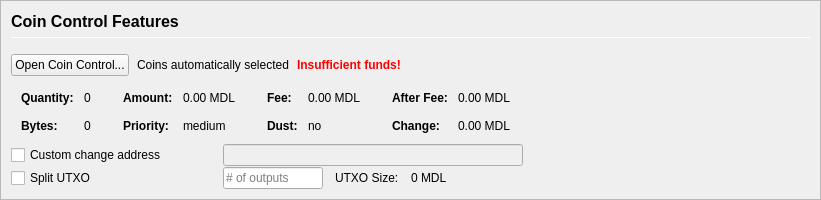
         <widget class="QFrame" name="frameCoinControl">
          <property name="sizePolicy">
           <sizepolicy hsizetype="Expanding" vsizetype="Expanding">
            <horstretch>0</horstretch>
            <verstretch>0</verstretch>
           </sizepolicy>
          </property>
          <property name="maximumSize">
           <size>
            <width>16777215</width>
            <height>16777215</height>
           </size>
          </property>
          <property name="frameShape">
           <enum>QFrame::StyledPanel</enum>
          </property>
          <property name="frameShadow">
           <enum>QFrame::Sunken</enum>
          </property>
          <layout class="QVBoxLayout" name="verticalLayoutCoinControl2">
           <property name="spacing">
            <number>0</number>
           </property>
           <property name="margin">
            <number>0</number>
           </property>
           <item>
            <widget class="QFrame" name="frameCoinControl_BG">
             <layout class="QVBoxLayout" name="verticalLayoutCoinControl" stretch="0,0,0,0,0,0">
              <property name="spacing">
               <number>1</number>
              </property>
              <property name="leftMargin">
               <number>10</number>
              </property>
              <property name="topMargin">
               <number>10</number>
              </property>
              <item>
               <layout class="QHBoxLayout" name="horizontalLayoutCoinControl1">
                <property name="bottomMargin">
                 <number>15</number>
                </property>
                <item>
                 <layout class="QVBoxLayout" name="verticalLayout_3">
                  <property name="spacing">
                   <number>6</number>
                  </property>
                  <item>
                   <widget class="QLabel" name="labelCoinControlFeatures">
                    <property name="sizePolicy">
                     <sizepolicy hsizetype="Preferred" vsizetype="Maximum">
                      <horstretch>0</horstretch>
                      <verstretch>0</verstretch>
                     </sizepolicy>
                    </property>
                    <property name="minimumSize">
                     <size>
                      <width>0</width>
                      <height>20</height>
                     </size>
                    </property>
                    <property name="font">
                     <font>
                      <pointsize>12</pointsize>
                      <weight>75</weight>
                      <bold>true</bold>
                     </font>
                    </property>
                    <property name="styleSheet">
                     <string notr="true">font-weight:bold;</string>
                    </property>
                    <property name="text">
                     <string>Coin Control Features</string>
                    </property>
                   </widget>
                  </item>
                  <item>
                   <widget class="Line" name="line">
                    <property name="minimumSize">
                     <size>
                      <width>0</width>
                      <height>1</height>
                     </size>
                    </property>
                    <property name="maximumSize">
                     <size>
                      <width>16777215</width>
                      <height>1</height>
                     </size>
                    </property>
                    <property name="orientation">
                     <enum>Qt::Horizontal</enum>
                    </property>
                   </widget>
                  </item>
                 </layout>
                </item>
               </layout>
              </item>
              <item>
               <layout class="QHBoxLayout" name="horizontalLayoutCoinControl2" stretch="0,0,0,0">
                <property name="spacing">
                 <number>8</number>
                </property>
                <property name="bottomMargin">
                 <number>10</number>
                </property>
                <item>
                 <widget class="QPushButton" name="pushButtonCoinControl">
                  <property name="styleSheet">
                   <string notr="true"/>
                  </property>
                  <property name="text">
                   <string>Open Coin Control...</string>
                  </property>
                  <property name="autoDefault">
                   <bool>false</bool>
                  </property>
                 </widget>
                </item>
                <item>
                 <widget class="QLabel" name="labelCoinControlAutomaticallySelected">
                  <property name="text">
                   <string>Coins automatically selected</string>
                  </property>
                  <property name="margin">
                   <number>5</number>
                  </property>
                 </widget>
                </item>
                <item>
                 <widget class="QLabel" name="labelCoinControlInsuffFunds">
                  <property name="font">
                   <font>
                    <weight>75</weight>
                    <bold>true</bold>
                   </font>
                  </property>
                  <property name="styleSheet">
                   <string notr="true">color:red;font-weight:bold;</string>
                  </property>
                  <property name="text">
                   <string>Insufficient funds!</string>
                  </property>
                  <property name="margin">
                   <number>5</number>
                  </property>
                 </widget>
                </item>
                <item>
                 <spacer name="horizontalSpacerCoinControl">
                  <property name="orientation">
                   <enum>Qt::Horizontal</enum>
                  </property>
                  <property name="sizeHint" stdset="0">
                   <size>
                    <width>40</width>
                    <height>1</height>
                   </size>
                  </property>
                 </spacer>
                </item>
               </layout>
              </item>
              <item>
               <widget class="QWidget" name="widgetCoinControl" native="true">
                <property name="sizePolicy">
                 <sizepolicy hsizetype="Preferred" vsizetype="Preferred">
                  <horstretch>0</horstretch>
                  <verstretch>0</verstretch>
                 </sizepolicy>
                </property>
                <property name="minimumSize">
                 <size>
                  <width>0</width>
                  <height>0</height>
                 </size>
                </property>
                <property name="styleSheet">
                 <string notr="true"/>
                </property>
                <layout class="QHBoxLayout" name="horizontalLayoutCoinControl5">
                 <property name="margin">
                  <number>0</number>
                 </property>
                 <item>
                  <layout class="QHBoxLayout" name="horizontalLayoutCoinControl3" stretch="0,0,0,1">
                   <property name="spacing">
                    <number>20</number>
                   </property>
                   <property name="topMargin">
                    <number>0</number>
                   </property>
                   <property name="bottomMargin">
                    <number>10</number>
                   </property>
                   <item>
                    <layout class="QFormLayout" name="formLayoutCoinControl1">
                     <property name="horizontalSpacing">
                      <number>10</number>
                     </property>
                     <property name="verticalSpacing">
                      <number>14</number>
                     </property>
                     <property name="leftMargin">
                      <number>10</number>
                     </property>
                     <property name="topMargin">
                      <number>4</number>
                     </property>
                     <property name="rightMargin">
                      <number>6</number>
                     </property>
                     <item row="0" column="0">
                      <widget class="QLabel" name="labelCoinControlQuantityText">
                       <property name="font">
                        <font>
                         <weight>75</weight>
                         <bold>true</bold>
                        </font>
                       </property>
                       <property name="text">
                        <string>Quantity:</string>
                       </property>
                       <property name="margin">
                        <number>0</number>
                       </property>
                      </widget>
                     </item>
                     <item row="0" column="1">
                      <widget class="QLabel" name="labelCoinControlQuantity">
                       <property name="cursor">
                        <cursorShape>IBeamCursor</cursorShape>
                       </property>
                       <property name="contextMenuPolicy">
                        <enum>Qt::ActionsContextMenu</enum>
                       </property>
                       <property name="text">
                        <string notr="true">0</string>
                       </property>
                       <property name="margin">
                        <number>0</number>
                       </property>
                       <property name="textInteractionFlags">
                        <set>Qt::LinksAccessibleByMouse|Qt::TextSelectableByKeyboard|Qt::TextSelectableByMouse</set>
                       </property>
                      </widget>
                     </item>
                     <item row="1" column="0">
                      <widget class="QLabel" name="labelCoinControlBytesText">
                       <property name="font">
                        <font>
                         <weight>75</weight>
                         <bold>true</bold>
                        </font>
                       </property>
                       <property name="text">
                        <string>Bytes:</string>
                       </property>
                      </widget>
                     </item>
                     <item row="1" column="1">
                      <widget class="QLabel" name="labelCoinControlBytes">
                       <property name="cursor">
                        <cursorShape>IBeamCursor</cursorShape>
                       </property>
                       <property name="contextMenuPolicy">
                        <enum>Qt::ActionsContextMenu</enum>
                       </property>
                       <property name="text">
                        <string notr="true">0</string>
                       </property>
                       <property name="textInteractionFlags">
                        <set>Qt::LinksAccessibleByMouse|Qt::TextSelectableByKeyboard|Qt::TextSelectableByMouse</set>
                       </property>
                      </widget>
                     </item>
                    </layout>
                   </item>
                   <item>
                    <layout class="QFormLayout" name="formLayoutCoinControl2">
                     <property name="horizontalSpacing">
                      <number>10</number>
                     </property>
                     <property name="verticalSpacing">
                      <number>14</number>
                     </property>
                     <property name="leftMargin">
                      <number>6</number>
                     </property>
                     <property name="topMargin">
                      <number>4</number>
                     </property>
                     <property name="rightMargin">
                      <number>6</number>
                     </property>
                     <item row="0" column="0">
                      <widget class="QLabel" name="labelCoinControlAmountText">
                       <property name="font">
                        <font>
                         <weight>75</weight>
                         <bold>true</bold>
                        </font>
                       </property>
                       <property name="text">
                        <string>Amount:</string>
                       </property>
                       <property name="margin">
                        <number>0</number>
                       </property>
                      </widget>
                     </item>
                     <item row="0" column="1">
                      <widget class="QLabel" name="labelCoinControlAmount">
                       <property name="cursor">
                        <cursorShape>IBeamCursor</cursorShape>
                       </property>
                       <property name="contextMenuPolicy">
                        <enum>Qt::ActionsContextMenu</enum>
                       </property>
                       <property name="text">
                        <string notr="true">0.00 MDL</string>
                       </property>
                       <property name="textInteractionFlags">
                        <set>Qt::LinksAccessibleByMouse|Qt::TextSelectableByKeyboard|Qt::TextSelectableByMouse</set>
                       </property>
                      </widget>
                     </item>
                     <item row="1" column="0">
                      <widget class="QLabel" name="labelCoinControlPriorityText">
                       <property name="font">
                        <font>
                         <weight>75</weight>
                         <bold>true</bold>
                        </font>
                       </property>
                       <property name="text">
                        <string>Priority:</string>
                       </property>
                      </widget>
                     </item>
                     <item row="1" column="1">
                      <widget class="QLabel" name="labelCoinControlPriority">
                       <property name="cursor">
                        <cursorShape>IBeamCursor</cursorShape>
                       </property>
                       <property name="contextMenuPolicy">
                        <enum>Qt::ActionsContextMenu</enum>
                       </property>
                       <property name="text">
                        <string>medium</string>
                       </property>
                       <property name="textInteractionFlags">
                        <set>Qt::LinksAccessibleByMouse|Qt::TextSelectableByKeyboard|Qt::TextSelectableByMouse</set>
                       </property>
                      </widget>
                     </item>
                    </layout>
                   </item>
                   <item>
                    <layout class="QFormLayout" name="formLayoutCoinControl3">
                     <property name="horizontalSpacing">
                      <number>10</number>
                     </property>
                     <property name="verticalSpacing">
                      <number>14</number>
                     </property>
                     <property name="leftMargin">
                      <number>6</number>
                     </property>
                     <property name="topMargin">
                      <number>4</number>
                     </property>
                     <property name="rightMargin">
                      <number>6</number>
                     </property>
                     <item row="0" column="0">
                      <widget class="QLabel" name="labelCoinControlFeeText">
                       <property name="font">
                        <font>
                         <weight>75</weight>
                         <bold>true</bold>
                        </font>
                       </property>
                       <property name="text">
                        <string>Fee:</string>
                       </property>
                       <property name="margin">
                        <number>0</number>
                       </property>
                      </widget>
                     </item>
                     <item row="0" column="1">
                      <widget class="QLabel" name="labelCoinControlFee">
                       <property name="cursor">
                        <cursorShape>IBeamCursor</cursorShape>
                       </property>
                       <property name="contextMenuPolicy">
                        <enum>Qt::ActionsContextMenu</enum>
                       </property>
                       <property name="text">
                        <string notr="true">0.00 MDL</string>
                       </property>
                       <property name="textInteractionFlags">
                        <set>Qt::LinksAccessibleByMouse|Qt::TextSelectableByKeyboard|Qt::TextSelectableByMouse</set>
                       </property>
                      </widget>
                     </item>
                     <item row="1" column="0">
                      <widget class="QLabel" name="labelCoinControlLowOutputText">
                       <property name="font">
                        <font>
                         <weight>75</weight>
                         <bold>true</bold>
                        </font>
                       </property>
                       <property name="text">
                        <string>Dust:</string>
                       </property>
                      </widget>
                     </item>
                     <item row="1" column="1">
                      <widget class="QLabel" name="labelCoinControlLowOutput">
                       <property name="cursor">
                        <cursorShape>IBeamCursor</cursorShape>
                       </property>
                       <property name="contextMenuPolicy">
                        <enum>Qt::ActionsContextMenu</enum>
                       </property>
                       <property name="text">
                        <string>no</string>
                       </property>
                       <property name="textInteractionFlags">
                        <set>Qt::LinksAccessibleByMouse|Qt::TextSelectableByKeyboard|Qt::TextSelectableByMouse</set>
                       </property>
                      </widget>
                     </item>
                    </layout>
                   </item>
                   <item>
                    <layout class="QFormLayout" name="formLayoutCoinControl4">
                     <property name="horizontalSpacing">
                      <number>10</number>
                     </property>
                     <property name="verticalSpacing">
                      <number>14</number>
                     </property>
                     <property name="leftMargin">
                      <number>6</number>
                     </property>
                     <property name="topMargin">
                      <number>4</number>
                     </property>
                     <property name="rightMargin">
                      <number>6</number>
                     </property>
                     <item row="0" column="0">
                      <widget class="QLabel" name="labelCoinControlAfterFeeText">
                       <property name="font">
                        <font>
                         <weight>75</weight>
                         <bold>true</bold>
                        </font>
                       </property>
                       <property name="text">
                        <string>After Fee:</string>
                       </property>
                       <property name="margin">
                        <number>0</number>
                       </property>
                      </widget>
                     </item>
                     <item row="0" column="1">
                      <widget class="QLabel" name="labelCoinControlAfterFee">
                       <property name="cursor">
                        <cursorShape>IBeamCursor</cursorShape>
                       </property>
                       <property name="contextMenuPolicy">
                        <enum>Qt::ActionsContextMenu</enum>
                       </property>
                       <property name="text">
                        <string notr="true">0.00 MDL</string>
                       </property>
                       <property name="textInteractionFlags">
                        <set>Qt::LinksAccessibleByMouse|Qt::TextSelectableByKeyboard|Qt::TextSelectableByMouse</set>
                       </property>
                      </widget>
                     </item>
                     <item row="1" column="0">
                      <widget class="QLabel" name="labelCoinControlChangeText">
                       <property name="font">
                        <font>
                         <weight>75</weight>
                         <bold>true</bold>
                        </font>
                       </property>
                       <property name="text">
                        <string>Change:</string>
                       </property>
                      </widget>
                     </item>
                     <item row="1" column="1">
                      <widget class="QLabel" name="labelCoinControlChange">
                       <property name="cursor">
                        <cursorShape>IBeamCursor</cursorShape>
                       </property>
                       <property name="contextMenuPolicy">
                        <enum>Qt::ActionsContextMenu</enum>
                       </property>
                       <property name="text">
                        <string notr="true">0.00 MDL</string>
                       </property>
                       <property name="textInteractionFlags">
                        <set>Qt::LinksAccessibleByMouse|Qt::TextSelectableByKeyboard|Qt::TextSelectableByMouse</set>
                       </property>
                      </widget>
                     </item>
                    </layout>
                   </item>
                  </layout>
                 </item>
                </layout>
               </widget>
              </item>
              <item>
               <layout class="QHBoxLayout" name="horizontalLayoutCoinControl4">
                <property name="spacing">
                 <number>12</number>
                </property>
                <property name="sizeConstraint">
                 <enum>QLayout::SetDefaultConstraint</enum>
                </property>
                <property name="topMargin">
                 <number>0</number>
                </property>
                <property name="rightMargin">
                 <number>0</number>
                </property>
                <item>
                 <widget class="QCheckBox" name="checkBoxCoinControlChange">
                  <property name="sizePolicy">
                   <sizepolicy hsizetype="Preferred" vsizetype="Preferred">
                    <horstretch>0</horstretch>
                    <verstretch>0</verstretch>
                   </sizepolicy>
                  </property>
                  <property name="minimumSize">
                   <size>
                    <width>200</width>
                    <height>0</height>
                   </size>
                  </property>
                  <property name="maximumSize">
                   <size>
                    <width>200</width>
                    <height>16777215</height>
                   </size>
                  </property>
                  <property name="toolTip">
                   <string>If this is activated, but the change address is empty or invalid, change will be sent to a newly generated address.</string>
                  </property>
                  <property name="text">
                   <string>Custom change address</string>
                  </property>
                 </widget>
                </item>
                <item>
                 <widget class="QValidatedLineEdit" name="lineEditCoinControlChange">
                  <property name="enabled">
                   <bool>false</bool>
                  </property>
                  <property name="sizePolicy">
                   <sizepolicy hsizetype="Preferred" vsizetype="Preferred">
                    <horstretch>0</horstretch>
                    <verstretch>0</verstretch>
                   </sizepolicy>
                  </property>
                  <property name="minimumSize">
                   <size>
                    <width>300</width>
                    <height>0</height>
                   </size>
                  </property>
                 </widget>
                </item>
                <item>
                 <widget class="QLabel" name="labelCoinControlChangeLabel">
                  <property name="sizePolicy">
                   <sizepolicy hsizetype="Preferred" vsizetype="Preferred">
                    <horstretch>0</horstretch>
                    <verstretch>0</verstretch>
                   </sizepolicy>
                  </property>
                  <property name="minimumSize">
                   <size>
                    <width>100</width>
                    <height>0</height>
                   </size>
                  </property>
                  <property name="text">
                   <string/>
                  </property>
                  <property name="margin">
                   <number>3</number>
                  </property>
                 </widget>
                </item>
               </layout>
              </item>
              <item>
               <layout class="QHBoxLayout" name="horizontalLayoutCoinControl6">
                <property name="spacing">
                 <number>12</number>
                </property>
                <property name="rightMargin">
                 <number>0</number>
                </property>
                <item>
                 <widget class="QCheckBox" name="splitBlockCheckBox">
                  <property name="sizePolicy">
                   <sizepolicy hsizetype="Preferred" vsizetype="Preferred">
                    <horstretch>0</horstretch>
                    <verstretch>0</verstretch>
                   </sizepolicy>
                  </property>
                  <property name="minimumSize">
                   <size>
                    <width>200</width>
                    <height>0</height>
                   </size>
                  </property>
                  <property name="maximumSize">
                   <size>
                    <width>200</width>
                    <height>16777215</height>
                   </size>
                  </property>
                  <property name="text">
                   <string>Split UTXO</string>
                  </property>
                 </widget>
                </item>
                <item>
                 <widget class="QLineEdit" name="splitBlockLineEdit">
                  <property name="sizePolicy">
                   <sizepolicy hsizetype="Preferred" vsizetype="Preferred">
                    <horstretch>50</horstretch>
                    <verstretch>0</verstretch>
                   </sizepolicy>
                  </property>
                  <property name="minimumSize">
                   <size>
                    <width>100</width>
                    <height>0</height>
                   </size>
                  </property>
                  <property name="maximumSize">
                   <size>
                    <width>100</width>
                    <height>16777215</height>
                   </size>
                  </property>
                  <property name="placeholderText">
                   <string># of outputs</string>
                  </property>
                 </widget>
                </item>
                <item>
                 <widget class="QLabel" name="labelBlockSizeText">
                  <property name="text">
                   <string>UTXO Size:</string>
                  </property>
                 </widget>
                </item>
                <item>
                 <widget class="QLabel" name="labelBlockSize">
                  <property name="text">
                   <string>0 MDL</string>
                  </property>
                 </widget>
                </item>
                <item>
                 <spacer name="horizontalSpacer_7">
                  <property name="orientation">
                   <enum>Qt::Horizontal</enum>
                  </property>
                  <property name="sizeHint" stdset="0">
                   <size>
                    <width>40</width>
                    <height>20</height>
                   </size>
                  </property>
                 </spacer>
                </item>
               </layout>
              </item>
              <item>
               <spacer name="verticalSpacerCoinControl">
                <property name="orientation">
                 <enum>Qt::Vertical</enum>
                </property>
                <property name="sizeHint" stdset="0">
                 <size>
                  <width>800</width>
                  <height>1</height>
                 </size>
                </property>
               </spacer>
              </item>
             </layout>
            </widget>
           </item>
          </layout>
         </widget>
